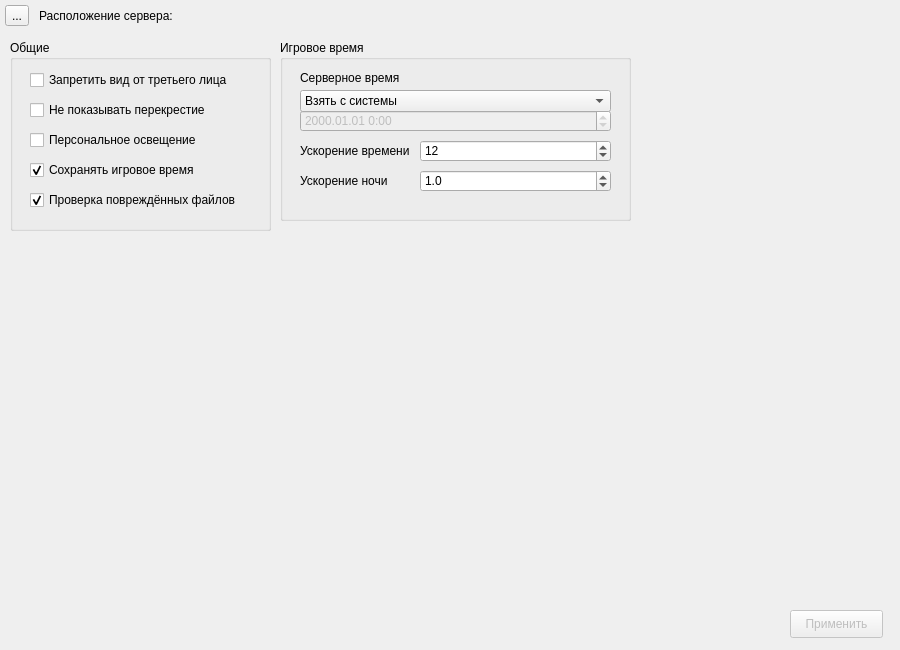
<?xml version="1.0" encoding="UTF-8"?>
<ui version="4.0">
 <class>Form</class>
 <widget class="QWidget" name="Form">
  <property name="enabled">
   <bool>true</bool>
  </property>
  <property name="geometry">
   <rect>
    <x>0</x>
    <y>0</y>
    <width>900</width>
    <height>650</height>
   </rect>
  </property>
  <property name="minimumSize">
   <size>
    <width>900</width>
    <height>650</height>
   </size>
  </property>
  <property name="maximumSize">
   <size>
    <width>900</width>
    <height>650</height>
   </size>
  </property>
  <property name="baseSize">
   <size>
    <width>900</width>
    <height>650</height>
   </size>
  </property>
  <property name="windowTitle">
   <string>Form</string>
  </property>
  <widget class="QWidget" name="horizontalLayoutWidget">
   <property name="geometry">
    <rect>
     <x>0</x>
     <y>0</y>
     <width>901</width>
     <height>31</height>
    </rect>
   </property>
   <layout class="QHBoxLayout" name="horizontalLayout">
    <property name="spacing">
     <number>10</number>
    </property>
    <property name="leftMargin">
     <number>5</number>
    </property>
    <property name="rightMargin">
     <number>5</number>
    </property>
    <item>
     <widget class="QToolButton" name="BrowseServer">
      <property name="text">
       <string>...</string>
      </property>
     </widget>
    </item>
    <item>
     <widget class="QLabel" name="label">
      <property name="text">
       <string>Расположение сервера: </string>
      </property>
      <property name="scaledContents">
       <bool>false</bool>
      </property>
      <property name="wordWrap">
       <bool>true</bool>
      </property>
     </widget>
    </item>
   </layout>
  </widget>
  <widget class="QPushButton" name="pushButton_2">
   <property name="enabled">
    <bool>false</bool>
   </property>
   <property name="geometry">
    <rect>
     <x>790</x>
     <y>610</y>
     <width>93</width>
     <height>28</height>
    </rect>
   </property>
   <property name="text">
    <string>Применить</string>
   </property>
  </widget>
  <widget class="QGroupBox" name="groupBox">
   <property name="geometry">
    <rect>
     <x>10</x>
     <y>40</y>
     <width>261</width>
     <height>191</height>
    </rect>
   </property>
   <property name="title">
    <string>Общие</string>
   </property>
   <widget class="QCheckBox" name="checkBox">
    <property name="geometry">
     <rect>
      <x>20</x>
      <y>30</y>
      <width>221</width>
      <height>20</height>
     </rect>
    </property>
    <property name="text">
     <string>Запретить вид от третьего лица</string>
    </property>
   </widget>
   <widget class="QCheckBox" name="checkBox_2">
    <property name="geometry">
     <rect>
      <x>20</x>
      <y>60</y>
      <width>221</width>
      <height>20</height>
     </rect>
    </property>
    <property name="text">
     <string>Не показывать перекрестие</string>
    </property>
   </widget>
   <widget class="QCheckBox" name="checkBox_3">
    <property name="geometry">
     <rect>
      <x>20</x>
      <y>90</y>
      <width>181</width>
      <height>20</height>
     </rect>
    </property>
    <property name="text">
     <string>Персональное освещение</string>
    </property>
    <property name="checked">
     <bool>false</bool>
    </property>
    <property name="autoExclusive">
     <bool>false</bool>
    </property>
   </widget>
   <widget class="QCheckBox" name="checkBox_4">
    <property name="geometry">
     <rect>
      <x>20</x>
      <y>150</y>
      <width>221</width>
      <height>20</height>
     </rect>
    </property>
    <property name="text">
     <string>Проверка повреждённых файлов</string>
    </property>
    <property name="checked">
     <bool>true</bool>
    </property>
   </widget>
   <widget class="QCheckBox" name="checkBox_5">
    <property name="geometry">
     <rect>
      <x>20</x>
      <y>120</y>
      <width>191</width>
      <height>20</height>
     </rect>
    </property>
    <property name="text">
     <string>Сохранять игровое время</string>
    </property>
    <property name="checked">
     <bool>true</bool>
    </property>
   </widget>
  </widget>
  <widget class="QGroupBox" name="groupBox_2">
   <property name="geometry">
    <rect>
     <x>280</x>
     <y>40</y>
     <width>351</width>
     <height>181</height>
    </rect>
   </property>
   <property name="title">
    <string>Игровое время</string>
   </property>
   <widget class="QComboBox" name="comboBox">
    <property name="geometry">
     <rect>
      <x>20</x>
      <y>50</y>
      <width>311</width>
      <height>22</height>
     </rect>
    </property>
    <property name="baseSize">
     <size>
      <width>0</width>
      <height>0</height>
     </size>
    </property>
    <property name="editable">
     <bool>false</bool>
    </property>
    <property name="currentText">
     <string>Взять с системы</string>
    </property>
    <item>
     <property name="text">
      <string>Взять с системы</string>
     </property>
    </item>
    <item>
     <property name="text">
      <string>Другое время</string>
     </property>
    </item>
   </widget>
   <widget class="QLabel" name="label_2">
    <property name="geometry">
     <rect>
      <x>20</x>
      <y>30</y>
      <width>111</width>
      <height>16</height>
     </rect>
    </property>
    <property name="text">
     <string>Серверное время</string>
    </property>
   </widget>
   <widget class="QDateTimeEdit" name="dateTimeEdit">
    <property name="enabled">
     <bool>false</bool>
    </property>
    <property name="geometry">
     <rect>
      <x>20</x>
      <y>70</y>
      <width>311</width>
      <height>22</height>
     </rect>
    </property>
    <property name="wrapping">
     <bool>false</bool>
    </property>
    <property name="currentSection">
     <enum>QDateTimeEdit::YearSection</enum>
    </property>
    <property name="displayFormat">
     <string>yyyy.MM.dd H:mm</string>
    </property>
    <property name="timeSpec">
     <enum>Qt::UTC</enum>
    </property>
   </widget>
   <widget class="QSpinBox" name="spinBox">
    <property name="geometry">
     <rect>
      <x>140</x>
      <y>100</y>
      <width>191</width>
      <height>22</height>
     </rect>
    </property>
    <property name="sizePolicy">
     <sizepolicy hsizetype="Minimum" vsizetype="Fixed">
      <horstretch>0</horstretch>
      <verstretch>0</verstretch>
     </sizepolicy>
    </property>
    <property name="maximum">
     <number>24</number>
    </property>
    <property name="value">
     <number>12</number>
    </property>
   </widget>
   <widget class="QLabel" name="label_3">
    <property name="geometry">
     <rect>
      <x>20</x>
      <y>100</y>
      <width>121</width>
      <height>21</height>
     </rect>
    </property>
    <property name="text">
     <string>Ускорение времени</string>
    </property>
   </widget>
   <widget class="QLabel" name="label_4">
    <property name="geometry">
     <rect>
      <x>20</x>
      <y>130</y>
      <width>101</width>
      <height>21</height>
     </rect>
    </property>
    <property name="text">
     <string>Ускорение ночи</string>
    </property>
   </widget>
   <widget class="QDoubleSpinBox" name="doubleSpinBox">
    <property name="geometry">
     <rect>
      <x>140</x>
      <y>130</y>
      <width>191</width>
      <height>22</height>
     </rect>
    </property>
    <property name="decimals">
     <number>1</number>
    </property>
    <property name="minimum">
     <double>0.100000000000000</double>
    </property>
    <property name="maximum">
     <double>64.000000000000000</double>
    </property>
    <property name="value">
     <double>1.000000000000000</double>
    </property>
   </widget>
  </widget>
 </widget>
 <resources/>
 <connections/>
</ui>
